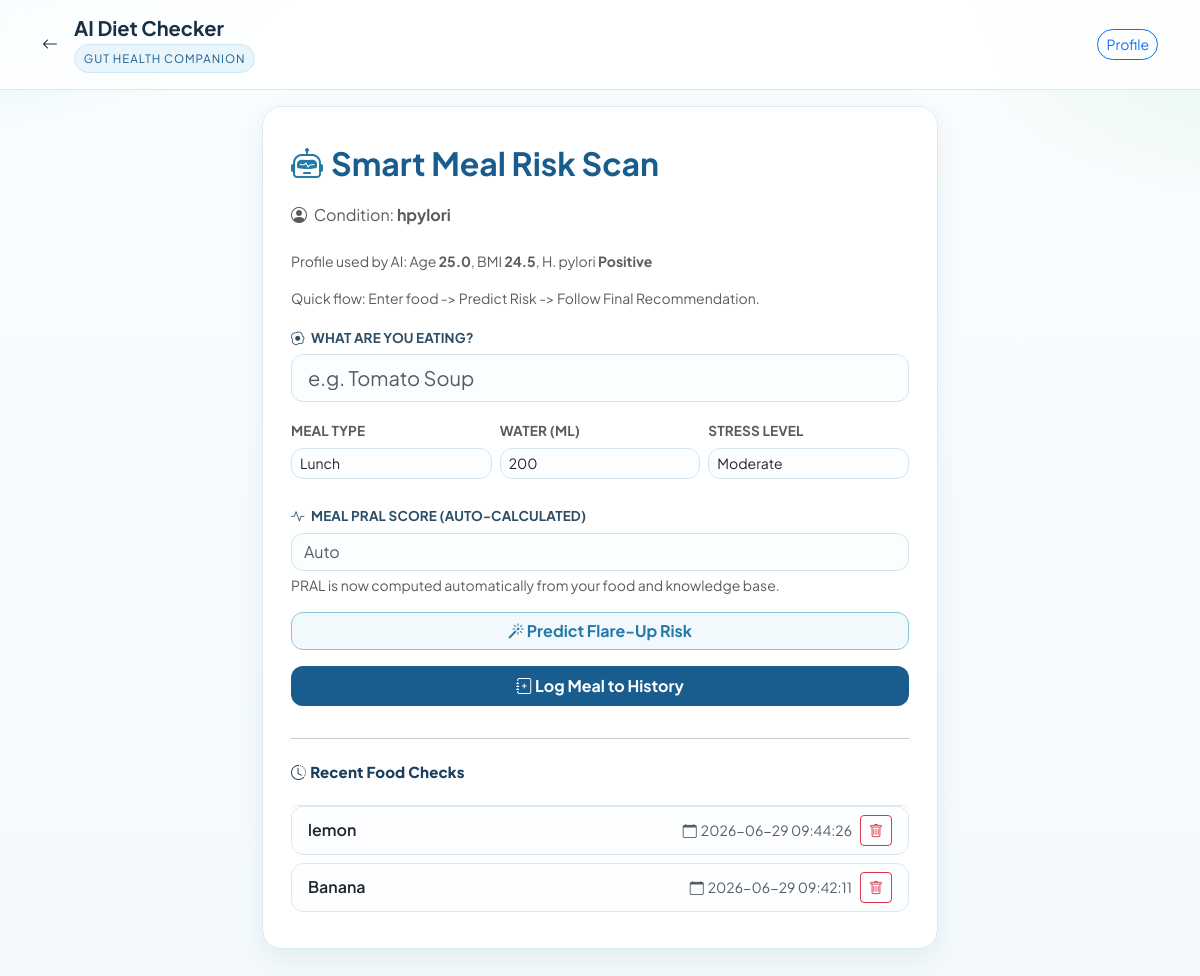
/diet_checker (signed in), run on the app's committed database.
### tables this page shows
CREATE TABLE users (
            id INTEGER PRIMARY KEY AUTOINCREMENT,
            name TEXT NOT NULL,
            email TEXT UNIQUE NOT NULL,
            password TEXT NOT NULL,
            condition TEXT NOT NULL
        , is_admin INTEGER DEFAULT 0, is_active INTEGER DEFAULT 1, age REAL DEFAULT 30, bmi REAL DEFAULT 24.5, h_pylori_result TEXT DEFAULT 'Negative');

CREATE TABLE food_logs (
            id INTEGER PRIMARY KEY AUTOINCREMENT,
            user_id INTEGER,
            food_name TEXT,
            timestamp DATETIME DEFAULT CURRENT_TIMESTAMP,
            FOREIGN KEY(user_id) REFERENCES users(id)
        );

### app.py (the view)
@app.route("/diet_checker")
def diet_checker():
    if not is_logged_in():
        return redirect(url_for("login"))
    food = request.args.get("food")
    status = request.args.get("status")
    if not food:
        session.pop("last_prediction", None)
        session.pop("last_prediction_context", None)
    with get_db() as conn:
        recent_logs = conn.execute("SELECT id, food_name, timestamp FROM food_logs WHERE user_id = ? ORDER BY timestamp DESC LIMIT 5", (session["user_id"],)).fetchall()
        profile_row = conn.execute(
            "SELECT age, bmi, h_pylori_result FROM users WHERE id = ?",
            (session["user_id"],)
        ).fetchone()
    user_profile = {
        "age": to_float(profile_row["age"], 30) if profile_row else 30,
        "bmi": to_float(profile_row["bmi"], 24.5) if profile_row else 24.5,
        "h_pylori_result": (profile_row["h_pylori_result"] if profile_row else "Negative") or "Negative"
    }
    return render_template("diet_checker.html",
                           food=food,
                           status=status,
                           recent_logs=recent_logs,
                           prediction_result=session.get("last_prediction"),
                           condition=session["condition"],
                           user_profile=user_profile)

### app.py (called while the page is built)
def to_float(value, default):
    try:
        return float(value)
    except (TypeError, ValueError):
        return float(default)

@contextmanager
def get_db():
    conn = sqlite3.connect(DB_PATH)
    conn.row_factory = sqlite3.Row
    try:
        yield conn
        conn.commit()
    except Exception as e:
        conn.rollback()
        logging.error(f"Database Error: {e}")
        raise
    finally:
        conn.close()

def is_logged_in():
    return "user_id" in session

### templates/diet_checker.html (shortened to what this page needs)
<!DOCTYPE html>
<html lang="en">
<head>
    <link href="https://cdn.jsdelivr.net/npm/bootstrap@5.3.0/dist/css/bootstrap.min.css" rel="stylesheet">
    <link rel="stylesheet" href="https://cdn.jsdelivr.net/npm/bootstrap-icons@1.10.5/font/bootstrap-icons.css">
</head>
<body>
<div class="header-nav mb-3">
    <div class="container d-flex align-items-center">
        <a href="/" class="text-dark me-3"><i class="bi bi-arrow-left"></i></a>
        <div>
            <h1 class="h5 mb-0 fw-bold">AI Diet Checker</h1>
            <div class="brand-pill mt-1">Gut Health Companion</div>
        </div>
        <div class="ms-auto">
            <a href="{{ url_for('profile') }}" class="btn btn-outline-primary btn-sm rounded-pill">Profile</a>
        </div>
    </div>
</div>
<div class="container container-box">
    <div class="card fade-in-up">
        <div class="d-flex align-items-center mb-3">
            <i class="bi bi-robot me-2" style="font-size: 2rem; color: var(--gh-ai);"></i>
            <h2 class="mb-0 fw-bold" style="color: var(--gh-blue);">Smart Meal Risk Scan</h2>
        </div>
        <p class="text-muted mb-4">
            <i class="bi bi-person-circle me-1"></i> Condition: <strong id="userCondition">{{ condition }}</strong>
        </p>
        <p class="text-muted small mb-3">
            Profile used by AI: Age <strong>{{ user_profile.age }}</strong>, BMI <strong>{{ user_profile.bmi }}</strong>, H. pylori <strong>{{ user_profile.h_pylori_result }}</strong>
        </p>
        <div class="small text-muted mb-3">Quick flow: Enter food -> Predict Risk -> Follow Final Recommendation.</div>
        <form action="/check" method="POST" id="dietForm" class="mb-2">
            <div class="mb-3">
                <label class="form-label" for="foodInput">
                    <i class="bi bi-egg-fried me-1"></i> What are you eating?
                </label>
                <input type="text" name="food" id="foodInput" class="form-control form-control-lg" placeholder="e.g. Tomato Soup" required autocomplete="off">
            </div>
            <div class="row g-2 mb-4">
                <div class="col-4">
                    <label class="form-label text-muted" style="font-size: 0.85rem;">Meal Type</label>
                    <select class="form-select form-select-sm" id="mealType">
                        <option value="Lunch" selected>Lunch</option>
                    </select>
                </div>
                <div class="col-4">
                    <label class="form-label text-muted" style="font-size: 0.85rem;">Water (ml)</label>
                    <input type="number" class="form-control form-control-sm" id="waterIntake" value="200">
                </div>
                <div class="col-4">
                    <label class="form-label text-muted" style="font-size: 0.85rem;">Stress Level</label>
                    <select class="form-select form-select-sm" id="stressLevel">
                        <option value="Moderate" selected>Moderate</option>
                    </select>
                </div>
            </div>
            <div class="mb-3">
                <label class="form-label" for="pralScoreInput">
                    <i class="bi bi-activity me-1"></i> Meal PRAL Score (auto-calculated)
                </label>
                <input type="number" step="0.1" class="form-control" id="pralScoreInput" placeholder="Auto" readonly>
                <div class="small text-muted mt-1" id="pralHint">PRAL is now computed automatically from your food and knowledge base.</div>
            </div>
            <button type="button" id="aiPredictBtn" class="btn btn-ai w-100 mb-3">
                <i class="bi bi-magic"></i> Predict Flare-Up Risk
            </button>
            <button type="submit" class="btn btn-primary-gh w-100 py-2">
                <i class="bi bi-journal-plus"></i> Log Meal to History
            </button>
        </form>
        <hr class="my-4">
        <h5 class="section-title mb-3"><i class="bi bi-clock-history me-1"></i>Recent Food Checks</h5>
        {% if recent_logs %}
            <ul class="list-group recent-list mt-2">
                {% for log in recent_logs %}
                <li class="list-group-item d-flex justify-content-between align-items-center">
                    <span class="fw-semibold">{{ log.food_name }}</span>
                    <div class="d-flex align-items-center gap-2">
                        <small class="text-muted"><i class="bi bi-calendar me-1"></i>{{ log.timestamp }}</small>
                        <form action="/delete_food_log/{{ log.id }}" method="POST" style="margin:0;" onsubmit="return confirm('Delete this food log?');">
                            <button type="submit" class="btn btn-outline-danger btn-sm px-2"><i class="bi bi-trash"></i></button>
                        </form>
                    </div>
                </li>
                {% endfor %}
            </ul>
        {% else %}
            <p class="text-muted">No food history yet.</p>
        {% endif %}
    </div>
</div>
</body>
</html>

### templates/diet_checker.html (style rules this page uses)
:root { --gh-blue: #195d8f; --gh-blue-2: #1d4f7d; --gh-green: #22b573; --gh-ink: #183045; --gh-soft: #e8f6fb; --gh-bg: #f4fafc; --gh-ai: #237aa7; }
body { background: radial-gradient(60rem 28rem at -12% -10%, #c8eef9 0%, transparent 55%), radial-gradient(45rem 26rem at 108% 0%, #dff6e8 0%, transparent 52%), linear-gradient(180deg, #fafdff 0%, var(--gh-bg) 100%); font-family: 'Plus Jakarta Sans', sans-serif; color: var(--gh-ink); min-height: 100vh; }
.header-nav { background: rgba(255, 255, 255, 0.82); border-bottom: 1px solid #d9e8ef; padding: 16px 0; backdrop-filter: blur(10px); position: sticky; top: 0; z-index: 20; }
.brand-pill { font-size: 0.72rem; letter-spacing: 0.08em; text-transform: uppercase; color: var(--gh-blue); background: #e8f5fb; border: 1px solid #cde7f3; padding: 0.3rem 0.55rem; border-radius: 999px; }
.container-box { max-width: 700px; margin: auto; margin-top: 12px; padding-bottom: 50px; }
.card { border-radius: 20px; border: 1px solid #dbeaf1; box-shadow: 0 10px 28px rgba(19, 70, 105, 0.08); background: rgba(255, 255, 255, 0.95); padding: 32px 28px 28px 28px; }
.section-title { font-size: 0.94rem; font-weight: 800; letter-spacing: 0.01em; margin-bottom: 1rem; color: #1b3f5d; }
.recent-list .list-group-item { border-radius: 12px; border: 1px solid #d9e8ef; margin-bottom: 8px; background: #fcfeff; }
.form-label { font-weight: 700; color: #2d4d64; font-size: 0.84rem; letter-spacing: 0.01em; text-transform: uppercase; margin-bottom: 0.4rem; }
.form-control, .form-select { border-radius: 12px; border: 1px solid #d1e5ef; background: #fbfeff; }
.btn-primary-gh { background-color: var(--gh-blue); border: none; color: #fff; border-radius: 12px; font-weight: 700; transition: transform 0.18s ease, background-color 0.2s ease, box-shadow 0.2s ease; }
.btn-ai { border: 1px solid #86c4de; color: var(--gh-ai); background: #f2f9fd; border-radius: 12px; font-weight: 700; transition: all 0.2s ease; }
.fade-in-up { animation: fadeInUp 0.45s ease both; }

### data on the page
users: condition "hpylori", age "25.0", bmi "24.5", h_pylori_result "Positive"
food_logs: food_name "lemon", timestamp "2026-06-29 09:44:26"
food_logs: food_name "Banana", timestamp "2026-06-29 09:42:11"
